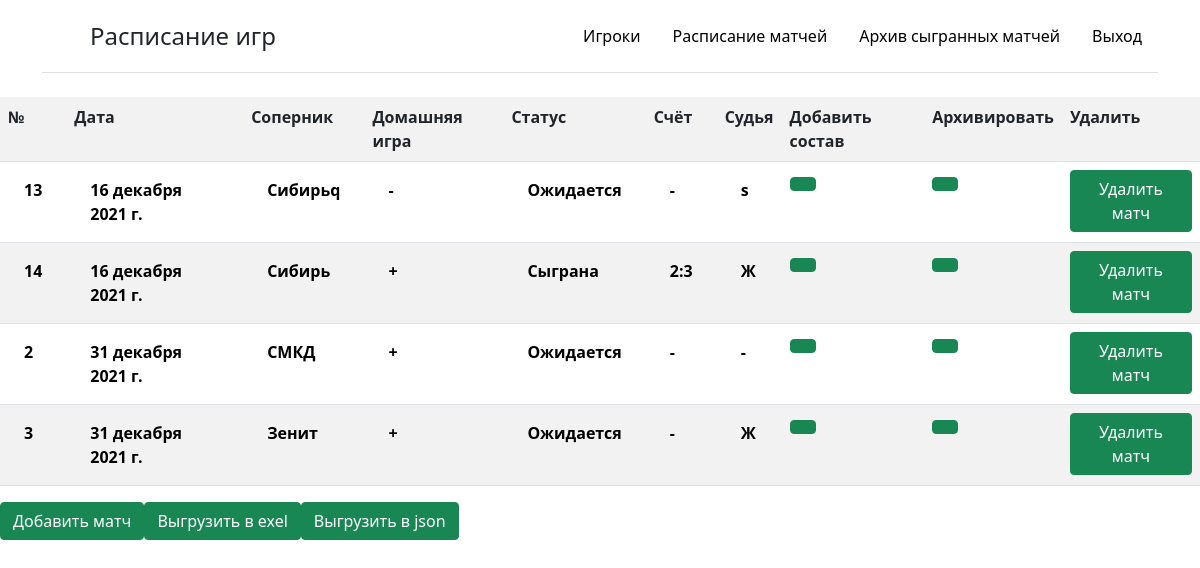
/listgame/, run on the app's committed database.
### bd_team/models.py (models this page shows, shortened)
class Game(models.Model):
    date = models.DateField(null=True, verbose_name='Дата')
    opponent = models.CharField(max_length=100, null=True, verbose_name='Соперник')
    area = models.BooleanField(null=True, default=False, verbose_name='Домашняя игра')
    role = models.ForeignKey('Status', on_delete=models.PROTECT, null=False, verbose_name="Статус игры", default=1)
    score = models.CharField(max_length=5, null=True, blank=True, validators=[
        RegexValidator(
            regex=r'\d+:\d+',
            message='Формат: 0:0'
        )
    ], verbose_name='Счёт')
    judge = models.CharField(max_length=100, null=True, blank=True, verbose_name='Cудья')
    archive = models.BooleanField(default=False, verbose_name='Архив')
    class Meta():
        ordering = ['date']

class Status(models.Model):
    name = models.CharField(max_length=100, verbose_name='Статус игры')
    def __str__(self):
        return self.name

### bd_team/views.py (the view)
# urls.py: path('listgame/', ListChartGame.as_view(), name='list_game'),
class ListChartGame(ListView):
    model = Game
    template_name = 'bd_team/list_game.html'
    def get_context_data(self, *, object_list=None, **kwargs):
        context = super().get_context_data(**kwargs)
        context['menu'] = menu
        context['title'] = "Расписание игр"
        context['but'] = "Архивировать"
        context['act'] = True
        context['head'] = ['№', 'Дата', 'Соперник', 'Домашняя игра', 'Статус', 'Счёт', 'Судья']
        return context
    def get_queryset(self):
        return Game.objects.filter(archive=False)

### bd_team/templates/bd_team/list_game.html
{% extends 'bd_team/base.html' %}
{% block content %}
    {% if object_list %}
<table class="table table-striped table-hover">
    <tr>
      {% for h in head %}
      <th scope="col">{{ h }}</th>
      {% endfor %}
        <th scope="col">Добавить состав</th>
        <th scope="col">{{but}}</th>
        <th scope="col">Удалить</th>
    </tr>
      {% for g in object_list %}
        <tr>
         <th scope="col"><a href="{%url 'game_info' g.id%}"  style="color:black;" class="nav-link">{{ g.id }}</a></th>
         <th scope="col"><a href="{%url 'game_info' g.id%}"  style="color:black;" class="nav-link">{{ g.date }}</a></th>
         <th scope="col"><a href="{%url 'game_info' g.id%}"  style="color:black;" class="nav-link">{{ g.opponent }}</a></th>
        {%if g.area %}
             <th scope="col"><a href="{%url 'game_info' g.id%}"  style="color:black;" class="nav-link">+</a></th>
        {% else %}
             <th><a href="{%url 'game_info' g.id%}"  style="color:black;" class="nav-link">-</a></th>
        {% endif %}
         <th scope="col"><a href="{%url 'game_info' g.id%}"  style="color:black;" class="nav-link">{{ g.role }}</a></th>
         <th scope="col"><a href="{%url 'game_info' g.id%}"  style="color:black;" class="nav-link">{{ g.score|default_if_none:'-' }}</a></th>
         <th scope="col"><a href="{%url 'game_info' g.id%}"  style="color:black;" class="nav-link">{{ g.judge|default_if_none:'-' }}</a>
         <th><a href="{%url 'add_game_info' g.id %}"  ><button class="btn btn-success" type="submit"></button></a></th>
         <th><a href="{%url 'add_archive' g.id%}"  ><button class="btn btn-success" type="submit"></button></a></th>
         <th scope="col"> <a href="{%url 'delete_game' g.id%}"  ><button class="btn btn-success" type="submit">Удалить матч</button></a></th>
        </tr>
      {% endfor %}
</table>
      {% else %}
     <p>Нет данных об играх</p>
      {% endif %}
{% if act %}
     <div class="btn-group">
     <a href="{%url 'add_game' %}"  ><button class="btn btn-success" type="submit">Добавить матч</button></a>
     <a href="{%url 'export_active_game_exel'%}"  ><button class="btn btn-success" type="submit">Выгрузить в exel</button></a>
     <a href="{%url 'export_active_game_json'%}"  ><button class="btn btn-success" type="submit">Выгрузить в json</button></a>
     </div>
{%else%}
     <div class="btn-group">
     <a href="{%url 'export_archive_game_exel'%}"  ><button class="btn btn-success" type="submit">Выгрузить в exel</button></a>
     <a href="{%url 'export_archive_game_json'%}"  ><button class="btn btn-success" type="submit">Выгрузить в json</button></a>
     </div>
{% endif %}
{% endblock %}

### bd_team/templates/bd_team/base.html (style rules this page uses)
body { background: #fff; color: #000000 }

### data on the page
Game: id "13", date "16 декабря 2021 г.", opponent "Сибирьq", role "Ожидается", score "-", judge "s"
Game: id "14", date "16 декабря 2021 г.", opponent "Сибирь", role "Сыграна", score "2:3", judge "Ж"
Game: id "2", date "31 декабря 2021 г.", opponent "СМКД", role "Ожидается", score "-", judge "-"
Game: id "3", date "31 декабря 2021 г.", opponent "Зенит", role "Ожидается", score "-", judge "Ж"

### other printed values
{{ title }} "Расписание игр"
{{ m.title }} "Игроки" "Расписание матчей" "Архив сыгранных матчей" "Выход"
{{ h }} "№" "Дата" "Соперник" "Домашняя игра" "Статус" "Счёт" "Судья"
{{ but }} "Архивировать"
